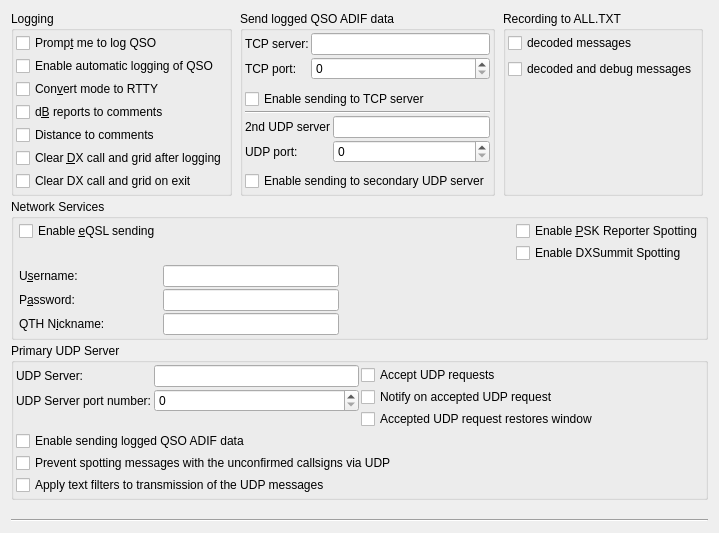
     <widget class="QWidget" name="reporting_tab">
      <attribute name="title">
       <string>Reportin&amp;g</string>
      </attribute>
      <attribute name="toolTip">
       <string>Reporting and logging settings</string>
      </attribute>
      <layout class="QGridLayout" name="gridLayout_18">
       <item row="0" column="0">
        <layout class="QVBoxLayout" name="verticalLayout_17">
         <property name="spacing">
          <number>3</number>
         </property>
         <item>
          <layout class="QHBoxLayout" name="horizontalLayout_21">
           <item>
            <widget class="QGroupBox" name="logging_group_box">
             <property name="title">
              <string>Logging</string>
             </property>
             <layout class="QGridLayout" name="gridLayout_25">
              <property name="leftMargin">
               <number>2</number>
              </property>
              <property name="topMargin">
               <number>2</number>
              </property>
              <property name="rightMargin">
               <number>2</number>
              </property>
              <property name="bottomMargin">
               <number>2</number>
              </property>
              <property name="spacing">
               <number>2</number>
              </property>
              <item row="0" column="0">
               <layout class="QGridLayout" name="gridLayout_23">
                <property name="verticalSpacing">
                 <number>3</number>
                </property>
                <item row="2" column="0">
                 <widget class="QCheckBox" name="log_as_RTTY_check_box">
                  <property name="toolTip">
                   <string>Some logging programs will not accept JT-65 or JT9 as a recognized mode.</string>
                  </property>
                  <property name="text">
                   <string>Con&amp;vert mode to RTTY</string>
                  </property>
                 </widget>
                </item>
                <item row="3" column="0">
                 <widget class="QCheckBox" name="report_in_comments_check_box">
                  <property name="toolTip">
                   <string>Some logging programs will not accept the type of reports
saved by this program.
Check this option to save the sent and received reports in the
comments field.</string>
                  </property>
                  <property name="text">
                   <string>d&amp;B reports to comments</string>
                  </property>
                 </widget>
                </item>
                <item row="6" column="0">
                 <widget class="QCheckBox" name="clear_DX_exit_check_box">
                  <property name="toolTip">
                   <string>&lt;html&gt;&lt;head/&gt;&lt;body&gt;&lt;p&gt;Check this option to force the clearing of the DX Call and DX Grid fields when exiting JTDX. This functionality is intended for UR5EQF logbook software users.&lt;/p&gt;&lt;/body&gt;&lt;/html&gt;</string>
                  </property>
                  <property name="text">
                   <string>Clear DX call and grid on exit</string>
                  </property>
                 </widget>
                </item>
                <item row="0" column="0">
                 <widget class="QCheckBox" name="prompt_to_log_check_box">
                  <property name="toolTip">
                   <string>The program will pop up a partially completed Log QSO dialog when you send a 73 or free text message.</string>
                  </property>
                  <property name="text">
                   <string>Promp&amp;t me to log QSO</string>
                  </property>
                 </widget>
                </item>
                <item row="5" column="0">
                 <widget class="QCheckBox" name="clear_DX_check_box">
                  <property name="toolTip">
                   <string>Check this option to force the clearing of the DX Call
and DX Grid fields when a 73 or free text message is sent.</string>
                  </property>
                  <property name="text">
                   <string>Clear &amp;DX call and grid after logging</string>
                  </property>
                 </widget>
                </item>
                <item row="1" column="0">
                 <widget class="QCheckBox" name="autolog_check_box">
                  <property name="text">
                   <string>Enable automatic logging of QSO</string>
                  </property>
                 </widget>
                </item>
                <item row="4" column="0">
                 <widget class="QCheckBox" name="distance_in_comments_check_box">
                  <property name="toolTip">
                   <string>&lt;html&gt;&lt;head/&gt;&lt;body&gt;&lt;p&gt;Add distance to correspondent to comments in ADIF QSO record.&lt;/p&gt;&lt;/body&gt;&lt;/html&gt;</string>
                  </property>
                  <property name="text">
                   <string>Distance to comments</string>
                  </property>
                 </widget>
                </item>
               </layout>
              </item>
             </layout>
            </widget>
           </item>
           <item>
            <spacer name="horizontalSpacer_16">
             <property name="orientation">
              <enum>Qt::Horizontal</enum>
             </property>
             <property name="sizeHint" stdset="0">
              <size>
               <width>5</width>
               <height>20</height>
              </size>
             </property>
            </spacer>
           </item>
           <item>
            <layout class="QVBoxLayout" name="verticalLayout_26">
             <property name="spacing">
              <number>2</number>
             </property>
             <item>
              <widget class="QGroupBox" name="groupBox_7">
               <property name="toolTip">
                <string>&lt;html&gt;&lt;head/&gt;&lt;body&gt;&lt;p&gt;Connection to external logbook software.&lt;/p&gt;&lt;/body&gt;&lt;/html&gt;</string>
               </property>
               <property name="title">
                <string>Send logged QSO ADIF data</string>
               </property>
               <layout class="QGridLayout" name="gridLayout_32">
                <property name="leftMargin">
                 <number>2</number>
                </property>
                <property name="topMargin">
                 <number>2</number>
                </property>
                <property name="rightMargin">
                 <number>2</number>
                </property>
                <property name="bottomMargin">
                 <number>2</number>
                </property>
                <property name="spacing">
                 <number>2</number>
                </property>
                <item row="0" column="0">
                 <layout class="QVBoxLayout" name="verticalLayout_14">
                  <property name="spacing">
                   <number>2</number>
                  </property>
                  <item>
                   <layout class="QFormLayout" name="formLayout_2">
                    <property name="horizontalSpacing">
                     <number>2</number>
                    </property>
                    <property name="verticalSpacing">
                     <number>2</number>
                    </property>
                    <item row="0" column="0">
                     <widget class="QLabel" name="label_21">
                      <property name="toolTip">
                       <string>&lt;html&gt;&lt;head/&gt;&lt;body&gt;&lt;p&gt;TCP server name or address&lt;/p&gt;&lt;/body&gt;&lt;/html&gt;</string>
                      </property>
                      <property name="text">
                       <string>TCP server:</string>
                      </property>
                     </widget>
                    </item>
                    <item row="0" column="1">
                     <widget class="QLineEdit" name="tcp_server_line_edit">
                      <property name="sizePolicy">
                       <sizepolicy hsizetype="Preferred" vsizetype="Fixed">
                        <horstretch>0</horstretch>
                        <verstretch>0</verstretch>
                       </sizepolicy>
                      </property>
                      <property name="toolTip">
                       <string>&lt;html&gt;&lt;head/&gt;&lt;body&gt;&lt;p&gt;TCP server name or address&lt;/p&gt;&lt;/body&gt;&lt;/html&gt;</string>
                      </property>
                     </widget>
                    </item>
                    <item row="3" column="0">
                     <widget class="QLabel" name="label_22">
                      <property name="toolTip">
                       <string>&lt;html&gt;&lt;head/&gt;&lt;body&gt;&lt;p&gt;TCP server port number&lt;/p&gt;&lt;/body&gt;&lt;/html&gt;</string>
                      </property>
                      <property name="text">
                       <string>TCP port:</string>
                      </property>
                     </widget>
                    </item>
                    <item row="3" column="1">
                     <widget class="QSpinBox" name="tcp_server_port_spin_box">
                      <property name="toolTip">
                       <string>&lt;html&gt;&lt;head/&gt;&lt;body&gt;&lt;p&gt;TCP server port number&lt;/p&gt;&lt;/body&gt;&lt;/html&gt;</string>
                      </property>
                      <property name="maximum">
                       <number>65534</number>
                      </property>
                     </widget>
                    </item>
                   </layout>
                  </item>
                  <item>
                   <widget class="QCheckBox" name="TCP_checkBox">
                    <property name="toolTip">
                     <string/>
                    </property>
                    <property name="text">
                     <string>Enable sending to TCP server</string>
                    </property>
                   </widget>
                  </item>
                  <item>
                   <widget class="Line" name="line_5">
                    <property name="orientation">
                     <enum>Qt::Horizontal</enum>
                    </property>
                   </widget>
                  </item>
                  <item>
                   <layout class="QFormLayout" name="formLayout_3">
                    <property name="horizontalSpacing">
                     <number>2</number>
                    </property>
                    <property name="verticalSpacing">
                     <number>2</number>
                    </property>
                    <item row="0" column="0">
                     <widget class="QLabel" name="label_33">
                      <property name="toolTip">
                       <string comment="&lt;html&gt;&lt;head/&gt;&lt;body&gt;&lt;p&gt;secondary UDP server name or address&lt;/p&gt;&lt;/body&gt;&lt;/html&gt;"/>
                      </property>
                      <property name="text">
                       <string>2nd UDP server</string>
                      </property>
                     </widget>
                    </item>
                    <item row="0" column="1">
                     <widget class="QLineEdit" name="udp2_server_line_edit">
                      <property name="toolTip">
                       <string comment="&lt;html&gt;&lt;head/&gt;&lt;body&gt;&lt;p&gt;secondary UDP server name or address&lt;/p&gt;&lt;/body&gt;&lt;/html&gt;"/>
                      </property>
                     </widget>
                    </item>
                    <item row="1" column="0">
                     <widget class="QLabel" name="label_34">
                      <property name="toolTip">
                       <string>&lt;html&gt;&lt;head/&gt;&lt;body&gt;&lt;p&gt;secondary UDP server port number&lt;/p&gt;&lt;/body&gt;&lt;/html&gt;</string>
                      </property>
                      <property name="text">
                       <string>UDP port:</string>
                      </property>
                     </widget>
                    </item>
                    <item row="1" column="1">
                     <widget class="QSpinBox" name="udp2_server_port_spin_box">
                      <property name="toolTip">
                       <string>&lt;html&gt;&lt;head/&gt;&lt;body&gt;&lt;p&gt;secondary UDP server port number&lt;/p&gt;&lt;/body&gt;&lt;/html&gt;</string>
                      </property>
                     </widget>
                    </item>
                   </layout>
                  </item>
                  <item>
                   <widget class="QCheckBox" name="udp2_enable_check_box">
                    <property name="text">
                     <string>Enable sending to secondary UDP server</string>
                    </property>
                   </widget>
                  </item>
                 </layout>
                </item>
               </layout>
              </widget>
             </item>
            </layout>
           </item>
           <item>
            <spacer name="horizontalSpacer_31">
             <property name="orientation">
              <enum>Qt::Horizontal</enum>
             </property>
             <property name="sizeHint" stdset="0">
              <size>
               <width>5</width>
               <height>20</height>
              </size>
             </property>
            </spacer>
           </item>
           <item>
            <widget class="QGroupBox" name="groupBox_12">
             <property name="maximumSize">
              <size>
               <width>16777215</width>
               <height>16777215</height>
              </size>
             </property>
             <property name="toolTip">
              <string>&lt;html&gt;&lt;head/&gt;&lt;body&gt;&lt;p&gt;Allows to configure data for recording into the ALL.TXT file. Recording of TX messages can not be switched off.&lt;/p&gt;&lt;/body&gt;&lt;/html&gt;</string>
             </property>
             <property name="title">
              <string>Recording to ALL.TXT</string>
             </property>
             <layout class="QVBoxLayout" name="verticalLayout_21">
              <property name="leftMargin">
               <number>2</number>
              </property>
              <property name="topMargin">
               <number>2</number>
              </property>
              <property name="rightMargin">
               <number>2</number>
              </property>
              <property name="bottomMargin">
               <number>2</number>
              </property>
              <item>
               <layout class="QVBoxLayout" name="verticalLayout_20">
                <item>
                 <layout class="QVBoxLayout" name="verticalLayout_19">
                  <item>
                   <widget class="QCheckBox" name="write_decoded_check_box">
                    <property name="text">
                     <string>decoded messages</string>
                    </property>
                   </widget>
                  </item>
                  <item>
                   <widget class="QCheckBox" name="write_decoded_debug_check_box">
                    <property name="text">
                     <string>decoded and debug messages</string>
                    </property>
                   </widget>
                  </item>
                 </layout>
                </item>
                <item>
                 <spacer name="verticalSpacer_19">
                  <property name="orientation">
                   <enum>Qt::Vertical</enum>
                  </property>
                  <property name="sizeHint" stdset="0">
                   <size>
                    <width>20</width>
                    <height>40</height>
                   </size>
                  </property>
                 </spacer>
                </item>
               </layout>
              </item>
             </layout>
            </widget>
           </item>
           <item>
            <spacer name="horizontalSpacer_15">
             <property name="orientation">
              <enum>Qt::Horizontal</enum>
             </property>
             <property name="sizeHint" stdset="0">
              <size>
               <width>5</width>
               <height>20</height>
              </size>
             </property>
            </spacer>
           </item>
          </layout>
         </item>
         <item>
          <widget class="QGroupBox" name="network_group_box">
           <property name="title">
            <string>Network Services</string>
           </property>
           <layout class="QGridLayout" name="gridLayout_17">
            <property name="leftMargin">
             <number>5</number>
            </property>
            <property name="topMargin">
             <number>2</number>
            </property>
            <property name="rightMargin">
             <number>2</number>
            </property>
            <property name="bottomMargin">
             <number>2</number>
            </property>
            <property name="spacing">
             <number>2</number>
            </property>
            <item row="0" column="0">
             <widget class="QCheckBox" name="eqsl_check_box">
              <property name="toolTip">
               <string>The program can send logged QSO info to the http://www.eqsl.cc web site.</string>
              </property>
              <property name="text">
               <string>Enable &amp;eQSL sending</string>
              </property>
             </widget>
            </item>
            <item row="0" column="3">
             <spacer name="horizontalSpacer_11">
              <property name="orientation">
               <enum>Qt::Horizontal</enum>
              </property>
              <property name="sizeHint" stdset="0">
               <size>
                <width>40</width>
                <height>20</height>
               </size>
              </property>
             </spacer>
            </item>
            <item row="2" column="1">
             <widget class="QLineEdit" name="eqsluser_edit">
              <property name="toolTip">
               <string>EQSL Username.</string>
              </property>
             </widget>
            </item>
            <item row="2" column="0">
             <widget class="QLabel" name="eqsluser_label">
              <property name="text">
               <string>U&amp;sername:</string>
              </property>
              <property name="buddy">
               <cstring>eqsluser_edit</cstring>
              </property>
             </widget>
            </item>
            <item row="3" column="0">
             <widget class="QLabel" name="eqslpasswd_label">
              <property name="text">
               <string>P&amp;assword:</string>
              </property>
              <property name="buddy">
               <cstring>eqslpasswd_edit</cstring>
              </property>
             </widget>
            </item>
            <item row="3" column="1">
             <widget class="QLineEdit" name="eqslpasswd_edit">
              <property name="toolTip">
               <string>EQSL Password.</string>
              </property>
              <property name="echoMode">
               <enum>QLineEdit::Password</enum>
              </property>
             </widget>
            </item>
            <item row="0" column="4">
             <widget class="QCheckBox" name="psk_reporter_check_box">
              <property name="toolTip">
               <string>The program can send your station details and all
decoded signals as spots to the http://pskreporter.info web site.
This is used for reverse beacon analysis which is very useful
for assessing propagation and system performance.</string>
              </property>
              <property name="text">
               <string>Enable &amp;PSK Reporter Spotting</string>
              </property>
             </widget>
            </item>
            <item row="4" column="1">
             <widget class="QLineEdit" name="eqslnick_edit">
              <property name="toolTip">
               <string>EQSL OTH Nickname.</string>
              </property>
             </widget>
            </item>
            <item row="1" column="4">
             <widget class="QCheckBox" name="dxsummit_check_box">
              <property name="text">
               <string>Enable DXSummit Spotting </string>
              </property>
             </widget>
            </item>
            <item row="4" column="0">
             <widget class="QLabel" name="eqslnick_label">
              <property name="text">
               <string>QTH N&amp;ickname:</string>
              </property>
              <property name="buddy">
               <cstring>eqslnick_edit</cstring>
              </property>
             </widget>
            </item>
           </layout>
          </widget>
         </item>
         <item>
          <widget class="QGroupBox" name="groupBox_4">
           <property name="toolTip">
            <string>&lt;html&gt;&lt;head/&gt;&lt;body&gt;&lt;p&gt;Primary UDP connection to external software.&lt;/p&gt;&lt;/body&gt;&lt;/html&gt;</string>
           </property>
           <property name="title">
            <string>Primary UDP Server</string>
           </property>
           <layout class="QGridLayout" name="gridLayout_16">
            <property name="leftMargin">
             <number>2</number>
            </property>
            <property name="topMargin">
             <number>2</number>
            </property>
            <property name="rightMargin">
             <number>2</number>
            </property>
            <property name="bottomMargin">
             <number>2</number>
            </property>
            <property name="spacing">
             <number>2</number>
            </property>
            <item row="0" column="0">
             <layout class="QVBoxLayout" name="verticalLayout_5">
              <item>
               <layout class="QHBoxLayout" name="horizontalLayout_26">
                <item>
                 <layout class="QFormLayout" name="formLayout_6">
                  <property name="fieldGrowthPolicy">
                   <enum>QFormLayout::AllNonFixedFieldsGrow</enum>
                  </property>
                  <item row="0" column="0">
                   <widget class="QLabel" name="udp_server_label">
                    <property name="text">
                     <string>UDP Server:</string>
                    </property>
                    <property name="buddy">
                     <cstring>udp_server_line_edit</cstring>
                    </property>
                   </widget>
                  </item>
                  <item row="0" column="1">
                   <widget class="QLineEdit" name="udp_server_line_edit">
                    <property name="sizePolicy">
                     <sizepolicy hsizetype="Preferred" vsizetype="Fixed">
                      <horstretch>0</horstretch>
                      <verstretch>0</verstretch>
                     </sizepolicy>
                    </property>
                    <property name="toolTip">
                     <string>&lt;html&gt;&lt;head/&gt;&lt;body&gt;&lt;p&gt;Optional hostname of network service to receive decodes.&lt;/p&gt;&lt;p&gt;Formats:&lt;/p&gt;&lt;ul style=&quot;margin-top: 0px; margin-bottom: 0px; margin-left: 0px; margin-right: 0px; -qt-list-indent: 1;&quot;&gt;&lt;li style=&quot; margin-top:12px; margin-bottom:0px; margin-left:0px; margin-right:0px; -qt-block-indent:0; text-indent:0px;&quot;&gt;hostname&lt;/li&gt;&lt;li style=&quot; margin-top:0px; margin-bottom:0px; margin-left:0px; margin-right:0px; -qt-block-indent:0; text-indent:0px;&quot;&gt;IPv4 address&lt;/li&gt;&lt;li style=&quot; margin-top:0px; margin-bottom:0px; margin-left:0px; margin-right:0px; -qt-block-indent:0; text-indent:0px;&quot;&gt;IPv6 address&lt;/li&gt;&lt;li style=&quot; margin-top:0px; margin-bottom:0px; margin-left:0px; margin-right:0px; -qt-block-indent:0; text-indent:0px;&quot;&gt;IPv4 multicast group address&lt;/li&gt;&lt;li style=&quot; margin-top:0px; margin-bottom:0px; margin-left:0px; margin-right:0px; -qt-block-indent:0; text-indent:0px;&quot;&gt;IPv6 multicast group address&lt;/li&gt;&lt;/ul&gt;&lt;p&gt;Clearing this field will disable the broadcasting of UDP status updates.&lt;/p&gt;&lt;/body&gt;&lt;/html&gt;</string>
                    </property>
                    <property name="inputMethodHints">
                     <set>Qt::ImhDigitsOnly</set>
                    </property>
                   </widget>
                  </item>
                  <item row="1" column="0">
                   <widget class="QLabel" name="label_6">
                    <property name="text">
                     <string>UDP Server port number:</string>
                    </property>
                    <property name="buddy">
                     <cstring>udp_server_port_spin_box</cstring>
                    </property>
                   </widget>
                  </item>
                  <item row="1" column="1">
                   <widget class="QSpinBox" name="udp_server_port_spin_box">
                    <property name="toolTip">
                     <string>&lt;html&gt;&lt;head/&gt;&lt;body&gt;&lt;p&gt;Enter the service port number of the UDP server that JTDX should send updates to. If this is zero no updates will be broadcast.&lt;/p&gt;&lt;/body&gt;&lt;/html&gt;</string>
                    </property>
                    <property name="minimum">
                     <number>0</number>
                    </property>
                    <property name="maximum">
                     <number>65534</number>
                    </property>
                   </widget>
                  </item>
                 </layout>
                </item>
                <item>
                 <layout class="QVBoxLayout" name="verticalLayout_11">
                  <item>
                   <widget class="QCheckBox" name="accept_udp_requests_check_box">
                    <property name="toolTip">
                     <string>&lt;html&gt;&lt;head/&gt;&lt;body&gt;&lt;p&gt;With this enabled JTDX will accept certain requests back from a UDP server that receives decode messages.&lt;/p&gt;&lt;/body&gt;&lt;/html&gt;</string>
                    </property>
                    <property name="text">
                     <string>Accept UDP requests</string>
                    </property>
                   </widget>
                  </item>
                  <item>
                   <widget class="QCheckBox" name="udpWindowToFront">
                    <property name="toolTip">
                     <string>&lt;html&gt;&lt;head/&gt;&lt;body&gt;&lt;p&gt;Indicate acceptance of an incoming UDP request. The effect of this option varies depending on the operating system and window manager, its intent is to notify the acceptance of an incoming UDP request even if this application is minimized or hidden.&lt;/p&gt;&lt;/body&gt;&lt;/html&gt;</string>
                    </property>
                    <property name="text">
                     <string>Notify on accepted UDP request</string>
                    </property>
                   </widget>
                  </item>
                  <item>
                   <widget class="QCheckBox" name="udpWindowRestore">
                    <property name="toolTip">
                     <string>&lt;html&gt;&lt;head/&gt;&lt;body&gt;&lt;p&gt;Restore the window from minimized if an UDP request is accepted.&lt;/p&gt;&lt;/body&gt;&lt;/html&gt;</string>
                    </property>
                    <property name="text">
                     <string>Accepted UDP request restores window</string>
                    </property>
                   </widget>
                  </item>
                 </layout>
                </item>
               </layout>
              </item>
              <item>
               <widget class="QCheckBox" name="udp1_adif_enable_check_box">
                <property name="text">
                 <string>Enable sending logged QSO ADIF data</string>
                </property>
               </widget>
              </item>
              <item>
               <widget class="QCheckBox" name="preventFalseUDP_check_box">
                <property name="enabled">
                 <bool>true</bool>
                </property>
                <property name="toolTip">
                 <string>&lt;html&gt;&lt;head/&gt;&lt;body&gt;&lt;p&gt;Messages marked by questionmark will not be passed to JTAlert and other UDP based software.&lt;/p&gt;&lt;/body&gt;&lt;/html&gt;</string>
                </property>
                <property name="text">
                 <string>Prevent spotting messages with the unconfirmed callsigns via UDP</string>
                </property>
               </widget>
              </item>
              <item>
               <widget class="QCheckBox" name="filterUDP_check_box">
                <property name="toolTip">
                 <string>&lt;html&gt;&lt;head/&gt;&lt;body&gt;&lt;p&gt;Selected text filters will be applied to limit transmission of the UDP messages from JTDX, for instance messages from some continents can be blocked.&lt;/p&gt;&lt;/body&gt;&lt;/html&gt;</string>
                </property>
                <property name="text">
                 <string>Apply text filters to transmission of the UDP messages</string>
                </property>
               </widget>
              </item>
             </layout>
            </item>
           </layout>
          </widget>
         </item>
         <item>
          <spacer name="verticalSpacer_4">
           <property name="orientation">
            <enum>Qt::Vertical</enum>
           </property>
           <property name="sizeHint" stdset="0">
            <size>
             <width>20</width>
             <height>13</height>
            </size>
           </property>
          </spacer>
         </item>
        </layout>
       </item>
       <item row="1" column="0">
        <widget class="Line" name="line_8">
         <property name="orientation">
          <enum>Qt::Horizontal</enum>
         </property>
        </widget>
       </item>
      </layout>
     </widget>
